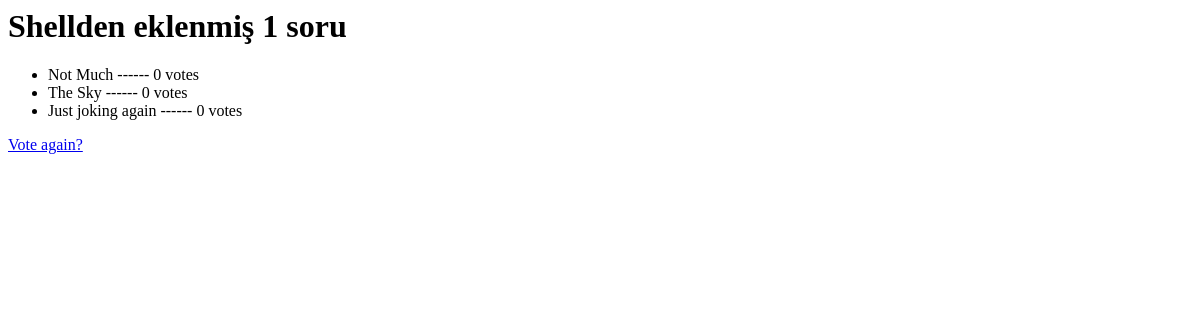
The page /polls/1/results on the database as committed earlier.
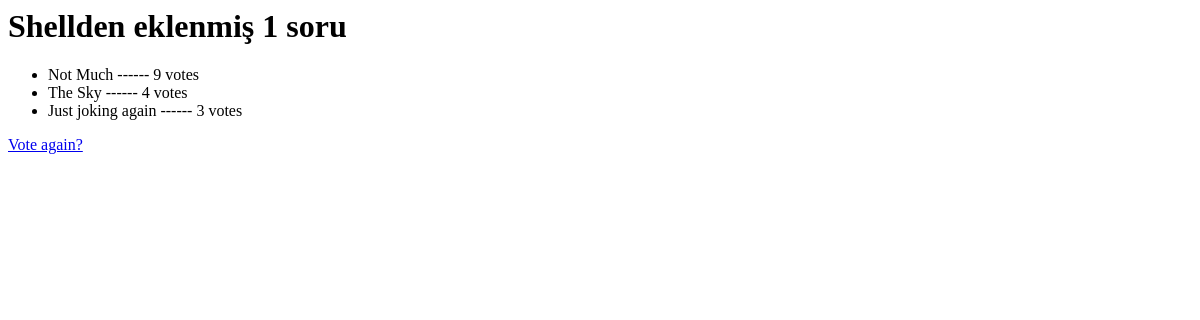
The same page on the database as committed later.
### polls/models.py (models this page shows, shortened)
class Choice(models.Model):
    question = models.ForeignKey(Question, on_delete=models.CASCADE)
    choice_text = models.CharField(max_length=200)
    votes = models.IntegerField(default=0)

### polls/views.py (the view)
# urls.py: path('<int:pk>/results',views.ResultsView.as_view(),name='results'),
class ResultsView(generic.DetailView):
    model = Question
    template_name ='polls/results.html'

### polls/templates/polls/results.html
<h1> {{ question.question_text }}</h1>
<ul>
    {% for choice in question.choice_set.all %}
        <li> {{ choice.choice_text }} ------ {{ choice.votes }} vote{{ choice.votes|pluralize}} </li>
    {% endfor %}
</ul>
<a href="{% url 'polls:detail' question.id %}"> Vote again?</a>

Rows that differ between the two databases and show on the page:
changed Choice "Not Much": votes "0" → "9"
changed Choice "The Sky": votes "0" → "4"
changed Choice "Just joking again": votes "0" → "3"
